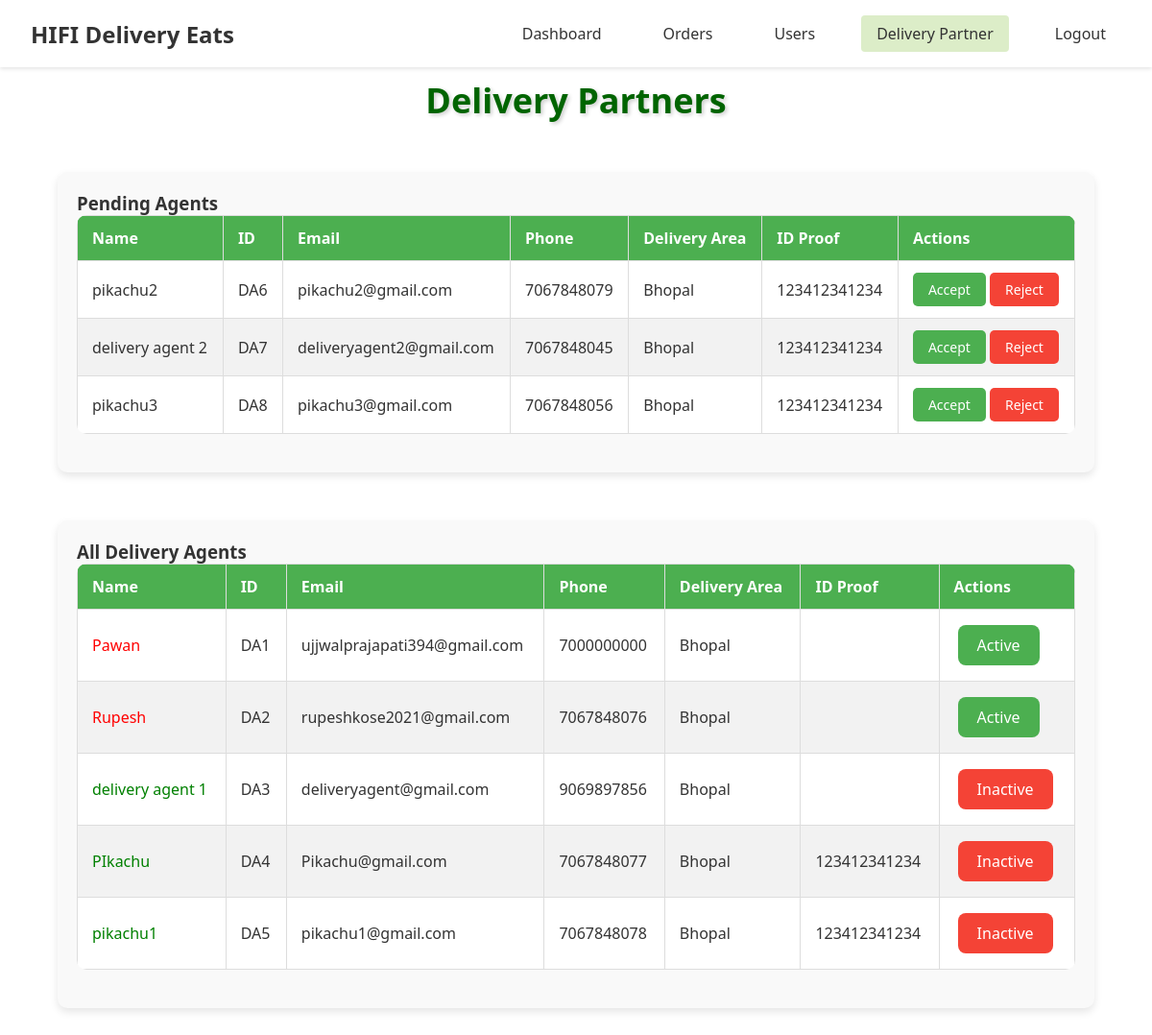
The app's page /admin/delivery_partner (signed in), older data.
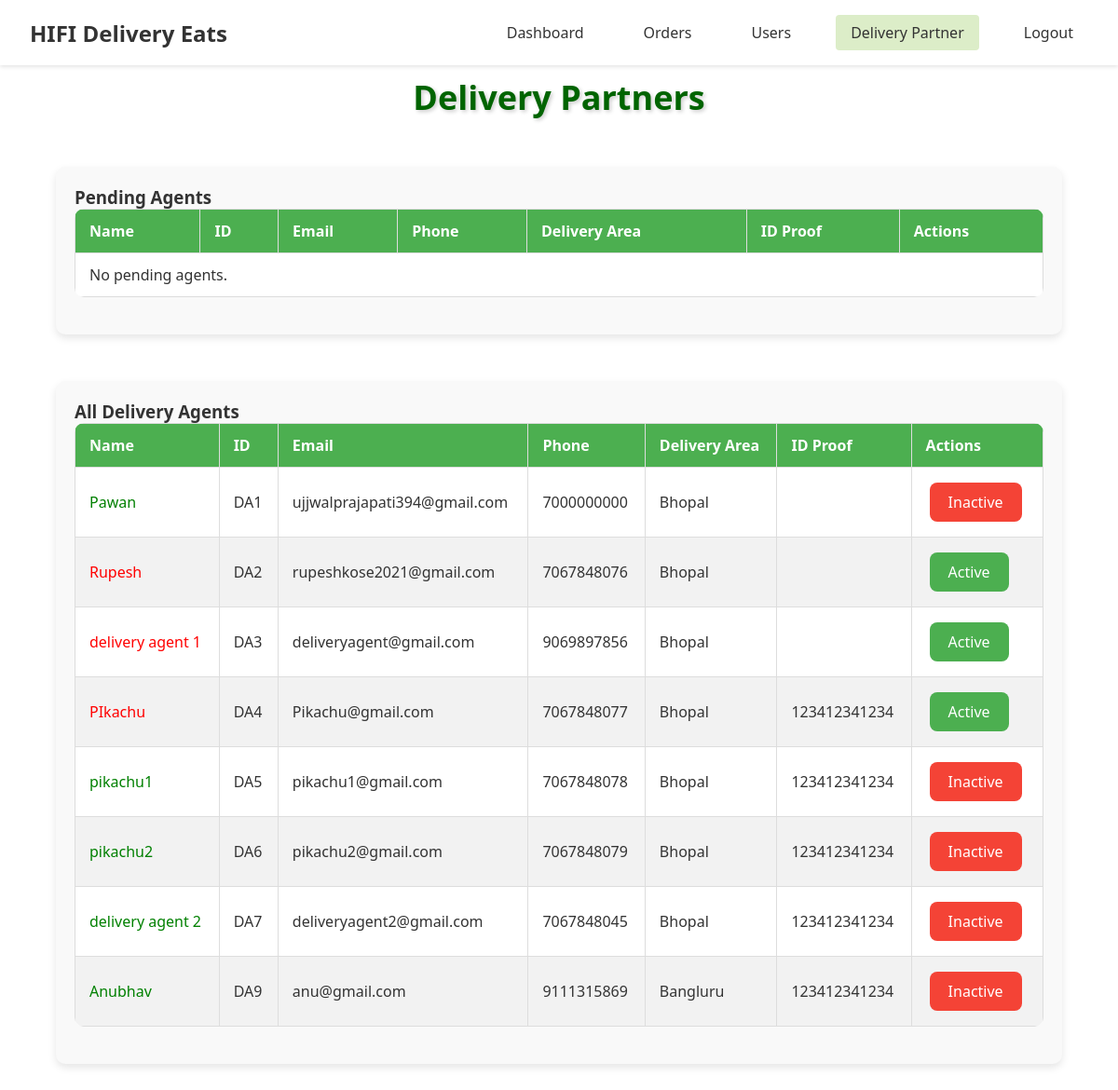
The same page, newer data.
### models.py (models this page shows, shortened)
class DeliveryAgent(UserMixin, db.Model):
    __tablename__ = 'delivery_agent'
    id = db.Column(db.Integer, primary_key=True)
    username = db.Column(db.String(100))
    email = db.Column(db.String(100), unique=True)
    phone = db.Column(db.Integer, unique=True, nullable=False)
    password = db.Column(db.String(100), nullable=False)
    delivery_area = db.Column(db.String(100), nullable=False)
    available_slots = db.Column(db.Boolean, nullable=False, default=True)
    id_proof = db.Column(db.String(12), nullable=False, server_default='')
    is_approved = db.Column(db.Boolean, nullable=False, server_default='0')
    is_active = db.Column(db.Boolean, nullable=False, server_default='1')

### routes.py (the view)
    @app.route('/admin/delivery_partner')
    @login_required
    def delivery_partner():
        pending_agents = DeliveryAgent.query.filter_by(is_approved=False).all()
        accepted_agents = DeliveryAgent.query.filter_by(is_approved=True).all()
        return render_template(
            'admin/delivery_partner.html',
            pending_agents=pending_agents,
            accepted_agents=accepted_agents
        )

### templates/admin/delivery_partner.html (shortened to what this page needs)
{% extends 'admin/index.html' %} {% block css %} {{ super() }}
<link
  rel="stylesheet"
  href="{{ url_for('static', filename='css/admin/delivery_partner.css') }}"
/>
{% endblock css %} {% block content %}
<h2>Delivery Partners</h2>
<div class="table-container">
  <h3>Pending Agents</h3>
  <table>
    <thead>
      <tr>
        <th>Name</th>
        <th>ID</th>
        <th>Email</th>
        <th>Phone</th>
        <th>Delivery Area</th>
        <th>ID Proof</th>
        <th>Actions</th>
      </tr>
    </thead>
    <tbody id="userList">
      {% for agent in pending_agents %}
      <tr id="user-{{ agent.id }}">
        <td>{{ agent.username }}</td>
        <td>DA{{ agent.id }}</td>
        <td>{{ agent.email }}</td>
        <td>{{ agent.phone }}</td>
        <td>{{ agent.delivery_area }}</td>
        <td>{{ agent.id_proof }}</td>
        <td>
          <button class="accept" onclick="handleAccept({{ agent.id }})">
            Accept
          </button>
          <button class="reject" onclick="handleReject({{ agent.id }})">
            Reject
          </button>
        </td>
      </tr>
      {% else %}
      <tr>
        <td colspan="7">No pending agents.</td>
      </tr>
      {% endfor %}
    </tbody>
  </table>
</div>
<div class="table-container">
  <h3>All Delivery Agents</h3>
  <table>
    <thead>
      <tr>
        <th>Name</th>
        <th>ID</th>
        <th>Email</th>
        <th>Phone</th>
        <th>Delivery Area</th>
        <th>ID Proof</th>
        <th>Actions</th>
      </tr>
    </thead>
    <tbody id="acceptedAgentsList">
      {% for agent in accepted_agents %}
      <tr id="user-{{ agent.id }}">
        <td style="color: {% if not agent.is_active %}red{% else %}green{% endif %};">
          {{ agent.username }}
        </td>
        <td>DA{{ agent.id }}</td>
        <td>{{ agent.email }}</td>
        <td>{{ agent.phone }}</td>
        <td>{{ agent.delivery_area }}</td>
        <td>{{ agent.id_proof }}</td>
        <td>
          {% if agent.is_active %}
          <button class="deactivate" onclick="handleDeactivate({{ agent.id }})">
            Inactive
          </button>
          {% else %}
          <button class="activate" onclick="handleActivate({{ agent.id }})">
            Active
          </button>
          {% endif %}
        </td>
      </tr>
      {% else %}
      <tr>
        <td colspan="7">No accepted agents.</td>
      </tr>
      {% endfor %}
    </tbody>
  </table>
</div>
{% endblock content %}

### templates/admin/index.html (shortened to what this page needs)
<!DOCTYPE html>
<html lang="en">
<head>
  <link rel="stylesheet" href="{{ url_for('static', filename='css/admin/admin.css') }}">
  {% block css %}
  {% endblock css %}
</head>
<body>
  <header class="header">
    <div class="logo">HIFI Delivery Eats</div>
    <nav class="nav-menu">
      <a href="{{ url_for('admin') }}" class="{% if request.endpoint == 'admin' %}active{% endif %}">Dashboard</a>
      <a href="#" class="{% if request.endpoint == 'orders' %}active{% endif %}">Orders</a>
      <a href="#" class="{% if request.endpoint == 'users' %}active{% endif %}">Users</a>
      <a href="{{ url_for('delivery_partner') }}" class="{% if request.endpoint == 'delivery_partner' %}active{% endif %}">Delivery Partner</a>
      <a href="{{ url_for('employee_logout') }}">Logout</a>
    </nav>
  </header>
  <main>
    <section class="dashboard-content">
      {% block content %}{% endblock content %}
    </section>
  </main>
</body>
</html>

### static/css/admin/admin.css (style rules this page uses)
* { margin: 0; padding: 0; box-sizing: border-box; font-family: 'Segoe UI', Tahoma, Geneva, Verdana, sans-serif; }
:root { --primary-green: #50b341; --light-green: #DCEDC8; --white: #ffffff; --text-dark: #333333; }
body { background-color: var(--white); color: var(--text-dark); }
.header { position: fixed; top: 0; left: 0; width: 100%; z-index: 1000; display: flex; justify-content: space-between; align-items: center; padding: 1rem 2rem; background-color: var(--white); box-shadow: 0 2px 4px rgba(0,0,0,0.1); }
.logo { font-size: 1.5rem; font-weight: bold; color: var(--text-dark); }
.nav-menu { display: flex; gap: 2rem; }
.nav-menu a { text-decoration: none; color: var(--text-dark); padding: 0.5rem 1rem; border-radius: 4px; transition: background-color 0.3s; }
.nav-menu a:hover, .nav-menu a.active { background-color: var(--light-green); }
.container, main { margin-top: 80px; }

### static/css/admin/delivery_partner.css (style rules this page uses)
h2 { color: darkgreen; text-align: center; margin-bottom: 10px; font-size: 36px; font-weight: bold; text-shadow: 2px 2px 4px rgba(0, 0, 0, 0.2); transition: text-shadow 0.3s ease-in-out; margin-top: 1rem; }
.table-container { margin: 50px auto; padding: 20px; border-radius: 10px; box-shadow: 0 4px 8px rgba(0, 0, 0, 0.1); background-color: #f9f9f9; width: 90%; max-width: 1200px; }
table { width: 100%; border-collapse: collapse; margin-bottom: 20px; background-color: #fff; border-radius: 10px; overflow: hidden; }
th, td { border: 1px solid #ddd; padding: 12px 15px; text-align: left; }
th { background-color: #4CAF50; color: white; }
tbody tr:nth-child(even) { background-color: #f2f2f2; }
button { padding: 8px 16px; border: none; border-radius: 5px; cursor: pointer; font-size: 14px; transition: background-color 0.3s ease; }
button.activate { background-color: #4CAF50; color: white; border: none; padding: 10px 20px; font-size: 16px; border-radius: 8px; cursor: pointer; transition: background-color 0.3s ease; margin: 4px; }
button.deactivate { background-color: #f44336; color: white; border: none; padding: 10px 20px; font-size: 16px; border-radius: 8px; cursor: pointer; transition: background-color 0.3s ease; margin: 4px; }

Row changes from the older to the newer data that the page shows:
removed DeliveryAgent: username "pikachu3", id "8", email "pikachu3@gmail.com", phone "7067848056", delivery_area "Bhopal", id_proof "123412341234", shown under "Pending Agents"
changed DeliveryAgent "Pawan": is_active "Active" → "Inactive"
changed DeliveryAgent "delivery agent 1": is_active "Inactive" → "Active"
changed DeliveryAgent "PIkachu": is_active "Inactive" → "Active"
changed DeliveryAgent "pikachu2": moves from the list under "Pending Agents" to the list under "All Delivery Agents"
changed DeliveryAgent "delivery agent 2": moves from the list under "Pending Agents" to the list under "All Delivery Agents"
added DeliveryAgent: username "Anubhav", id "9", email "anu@gmail.com", phone "9111315869", delivery_area "Bangluru", id_proof "123412341234", shown under "All Delivery Agents"
Text that changed along with them:
text now shown: "No pending agents."
